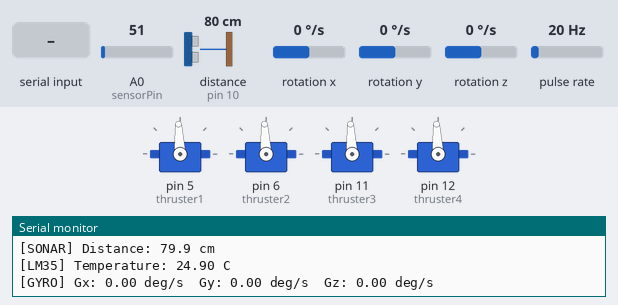
The sketch below on a simulated Arduino Uno, built with avr-gcc and run on an emulated ATmega328P. Shown: 4 × servo, the last lines printed to the serial monitor. Wiring (inferred from the names in the program): ultrasonic range finder: trigger pin 9; echo pin 10; pulse sensor: data pin 2; MPU-9250 motion sensor at I2C address 0x68. The inputs (shaded band) are chosen by the test bench; at power-on: rotation x 0 °/s, A0 (sensorPin) = 51, distance to the obstacle (sensor on pin 10) 80 cm, rotation y 0 °/s, rotation z 0 °/s, pulse rate 20 Hz. The echo pulse lasts 58.3 µs per cm.

Above: at 6.2 s.
6.3 s: "q\n" received over Serial
At 7.4 s:
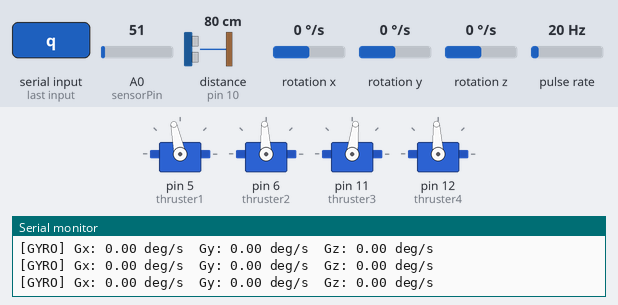
7.8 s: "e\n" received over Serial
At 8.6 s:
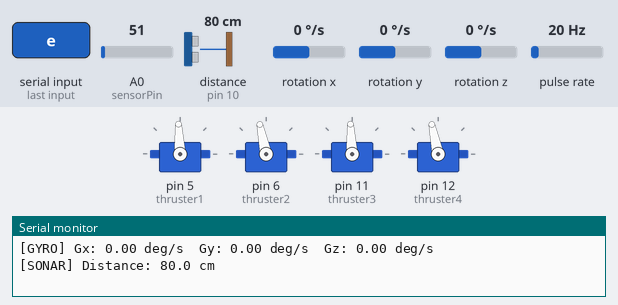
9.3 s: "z\n" received over Serial
At 9.7 s:
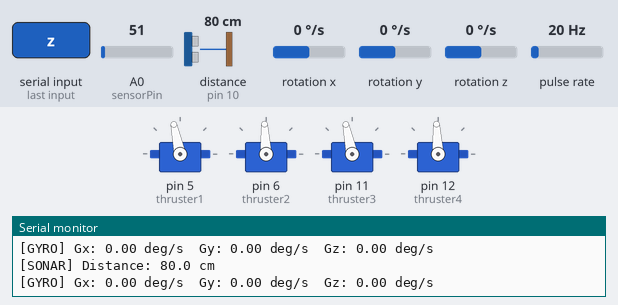
10.8 s: "d\n" received over Serial
At 12.0 s:
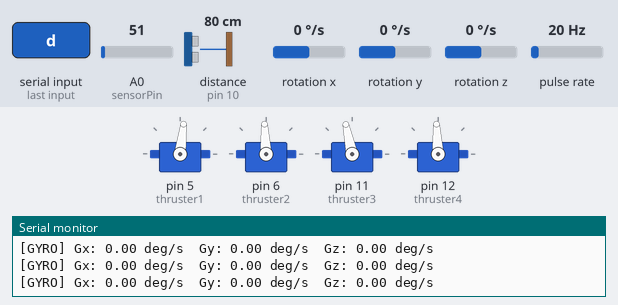
12.3 s: rotation x set to -2 °/s
Timing chart, 0 to 15.3 s (numbered marks = the images above; inputs shaded):
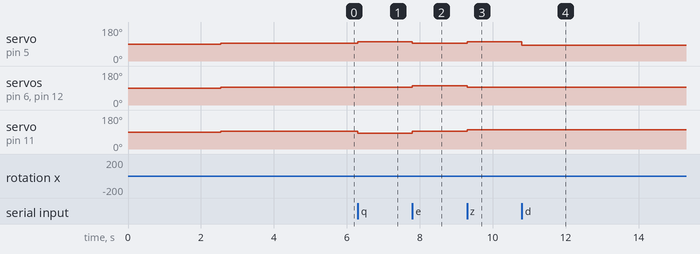

Measured:
- after the input at 6.3 s, servo on pin 5 (thruster1): 93° → 102° at once; servo on pin 11 (thruster3): 93° → 83° at once
- after the input at 7.8 s, servo on pin 5 (thruster1): 102° → 93° at once; servo on pin 6 (thruster2), servo on pin 12 (thruster4): 93° → 102° at once; servo on pin 11 (thruster3): 83° → 93° at once
- after the input at 9.3 s, servo on pin 5 (thruster1), servo on pin 11 (thruster3): 93° → 102° at once; servo on pin 6 (thruster2), servo on pin 12 (thruster4): 102° → 93° at once
- after the input at 10.8 s, servo on pin 5 (thruster1): 102° → 83° at once

The sketch:

temp.ino
```cpp
#include <Wire.h>
#include <Servo.h>

// ================================================================
//  MPU9250 GYROSCOPE
// ================================================================
const uint8_t MPU_ADDR = 0x68;

const uint8_t REG_SMPLRT_DIV   = 0x19;
const uint8_t REG_CONFIG       = 0x1A;
const uint8_t REG_GYRO_CONFIG  = 0x1B;
const uint8_t REG_PWR_MGMT_1   = 0x6B;
const uint8_t REG_GYRO_XOUT_H  = 0x43;
const uint8_t REG_WHO_AM_I     = 0x75;

const uint8_t FS_SEL = 0;
const float GYRO_SENSITIVITY[] = {131.0, 65.5, 32.8, 16.4};
const float GYRO_SCALE = GYRO_SENSITIVITY[FS_SEL];

float gyroOffsetX = 0.0;
float gyroOffsetY = 0.0;
float gyroOffsetZ = 0.0;

const int   CALIBRATION_SAMPLES  = 1000;
const uint8_t CALIBRATION_DELAY_MS = 2;

// ================================================================
//  JSN-SR04T ULTRASONIC SENSOR
// ================================================================
const int trigPin = 9;
const int echoPin = 10;
const float SPEED_OF_SOUND = 34300.0;

// ================================================================
//  SERVO THRUSTERS — forwardSpeed read via serial
// ================================================================
Servo thruster1;
Servo thruster2;
Servo thruster3;
Servo thruster4;

int forwardSpeed    = 1600;

// ================================================================
//  SERIAL COMMAND BUFFER
// ================================================================
const byte CMD_BUF_SIZE = 20;
char cmdBuffer[CMD_BUF_SIZE];
byte cmdIndex = 0;

// ================================================================
//  LM35 TEMPERATURE SENSOR
// ================================================================
const int sensorPin = A0;

// ================================================================
//  YF-S401 FLOW, PRESSURE & DEPTH ESTIMATOR
// ================================================================
#define FLOW_SENSOR_PIN    2       // Must be interrupt-capable (D2 or D3)
#define CALIBRATION_FACTOR 98.0
#define FLOW_THRESHOLD     0.1
#define PRESSURE_K         0.28

// Tank dimensions — CHANGE THESE TO MATCH YOUR TANK (metres)
#define TANK_LENGTH_M 0.50
#define TANK_WIDTH_M  0.30
// For circular tank comment the above and use:
// #define TANK_DIAMETER_M 0.50

float tankAreaM2;

volatile unsigned int pulseCount = 0;
float flowRate       = 0.0;    // L/min
float totalVolume    = 0.0;    // Litres
float estPressureKpa = 0.0;    // kPa
float estDepthM      = 0.0;    // Metres

// ================================================================
//  TIMING (millis-based for each subsystem)
// ================================================================
unsigned long gyroPrevMillis       = 0;
unsigned long ultrasonicPrevMillis = 0;
unsigned long tempPrevMillis       = 0;
unsigned long flowPrevMillis       = 0;

const long gyroInterval       = 100;   // 10 Hz
const long ultrasonicInterval = 500;   // 2 Hz
const long tempInterval       = 1000;  // 1 Hz
const long flowInterval       = 1000;  // 1 Hz

// ================================================================
//  HELPER – inverted speed mirrors forwardSpeed
// ================================================================
int invertedSpeed() {
  return 3000 - forwardSpeed;
}

// ================================================================
//  FLOW SENSOR ISR
// ================================================================
void pulseCounter() {
  pulseCount++;
}

// ================================================================
//  SETUP
// ================================================================
void setup() {
  Serial.begin(115200);
  while (!Serial);

  // ---------- MPU9250 init ----------
  Wire.begin();
  Wire.setClock(400000);

  uint8_t whoAmI = readRegister(REG_WHO_AM_I);
  Serial.print("WHO_AM_I: 0x");
  Serial.println(whoAmI, HEX);

  if (whoAmI != 0x71 && whoAmI != 0x73 && whoAmI != 0x68 && whoAmI != 0x70) {
    Serial.println("Warning: Sensor not found! Check wiring and address.");
    while (1);
  }

  writeRegister(REG_PWR_MGMT_1, 0x00);
  delay(100);
  writeRegister(REG_SMPLRT_DIV, 0x07);
  writeRegister(REG_CONFIG, 0x00);
  writeRegister(REG_GYRO_CONFIG, FS_SEL << 3);

  Serial.println(F("\n[MPU9250] Gyroscope Initialized"));
  Serial.print(F("  Full-Scale Range: +/-"));
  Serial.print(250 * (1 << FS_SEL));
  Serial.println(F(" deg/s"));
  Serial.print(F("  Sensitivity: "));
  Serial.println(GYRO_SCALE);

  calibrateGyro();

  // ---------- JSN-SR04T init ----------
  pinMode(trigPin, OUTPUT);
  pinMode(echoPin, INPUT);
  digitalWrite(trigPin, LOW);
  delay(100);
  Serial.println(F("\n[JSN-SR04T] Distance Sensor Ready"));

  // ---------- Servo Thrusters init ----------
  thruster1.attach(5);
  thruster2.attach(6);
  thruster3.attach(11);
  thruster4.attach(12);
  stopAll();
  delay(2000);
  Serial.println(F("[Thrusters] Ready"));
  Serial.print(F("  forwardSpeed = "));
  Serial.println(forwardSpeed);
  Serial.println(F("  Commands: z/s/d/q/e/a/space | f<value> to set speed (1100-1900)"));

  // ---------- LM35 init ----------
  pinMode(sensorPin, INPUT);
  Serial.println(F("[LM35] Temperature Sensor Ready"));

  // ---------- YF-S401 Flow Sensor init ----------
  pinMode(FLOW_SENSOR_PIN, INPUT_PULLUP);
  attachInterrupt(digitalPinToInterrupt(FLOW_SENSOR_PIN), pulseCounter, FALLING);

  // Calculate tank area (m²) — choose your shape:
  // 1. Rectangular:
  tankAreaM2 = TANK_LENGTH_M * TANK_WIDTH_M;
  // 2. Circular (comment above, uncomment below):
  // tankAreaM2 = 3.14159 * (TANK_DIAMETER_M / 2.0) * (TANK_DIAMETER_M / 2.0);

  flowPrevMillis = millis();
  Serial.println(F("[YF-S401] Flow / Pressure / Depth Sensor Ready"));

  Serial.println(F("\n=================================================================="));
  Serial.println(F(" All Systems Online"));
  Serial.println(F("==================================================================\n"));
  delay(500);
}

// ================================================================
//  LOOP
// ================================================================
void loop() {
  unsigned long currentMillis = millis();

  // ---- Thruster serial command (every iteration) ----
  handleThrusterCommand();

  // ---- Gyroscope read ----
  if (currentMillis - gyroPrevMillis >= gyroInterval) {
    gyroPrevMillis = currentMillis;
    float gx, gy, gz;
    readGyro(gx, gy, gz);
    Serial.print("[GYRO] Gx: "); Serial.print(gx, 2);
    Serial.print(" deg/s  Gy: "); Serial.print(gy, 2);
    Serial.print(" deg/s  Gz: "); Serial.print(gz, 2);
    Serial.println(" deg/s");
  }

  // ---- Ultrasonic read ----
  if (currentMillis - ultrasonicPrevMillis >= ultrasonicInterval) {
    ultrasonicPrevMillis = currentMillis;
    float distance = measureDistance();
    if (distance >= 0) {
      Serial.print("[SONAR] Distance: "); Serial.print(distance, 1);
      Serial.println(" cm");
    } else {
      Serial.println("[SONAR] Error: No echo (out of range)");
    }
  }

  // ---- Temperature read ----
  if (currentMillis - tempPrevMillis >= tempInterval) {
    tempPrevMillis = currentMillis;
    int reading = analogRead(sensorPin);
    float voltage = reading * (5.0 / 1024.0);
    float temperatureC = voltage * 100;
    Serial.print("[LM35] Temperature: "); Serial.print(temperatureC);
    Serial.println(" C");
  }

  // ---- Flow / Pressure / Depth read ----
  if (currentMillis - flowPrevMillis >= flowInterval) {
    flowPrevMillis = currentMillis;
    readFlowSensor();
  }
}

// ================================================================
//  YF-S401 – Read Flow Sensor & Compute Pressure / Depth
// ================================================================
void readFlowSensor() {
  // Safely read and reset pulse count
  noInterrupts();
  unsigned int count = pulseCount;
  pulseCount = 0;
  interrupts();

  // ---- Flow Rate (L/min) ----
  flowRate = (float)count / CALIBRATION_FACTOR;
  if (flowRate < FLOW_THRESHOLD) flowRate = 0.0;

  // ---- Total Volume (Litres) ----
  totalVolume += (flowRate / 60.0);

  // ---- Estimated Pressure Drop (kPa) ----
  if (flowRate > 0.0) {
    estPressureKpa = PRESSURE_K * (flowRate * flowRate);
  } else {
    estPressureKpa = 0.0;
  }

  // ---- Estimated Depth (Metres) ----
  if (tankAreaM2 > 0.0) {
    float volumeM3 = totalVolume / 1000.0;
    estDepthM = volumeM3 / tankAreaM2;
  } else {
    estDepthM = 0.0;
  }

  // Convert pressure to PSI (optional)
  float estPressurePsi = estPressureKpa * 0.145038;

  // ---- Print ----
  Serial.print("[FLOW] Flow: ");
  Serial.print(flowRate, 2);
  Serial.print(" L/min | Vol: ");
  Serial.print(totalVolume, 3);
  Serial.print(" L | Pres: ");
  Serial.print(estPressureKpa, 2);
  Serial.print(" kPa (");
  Serial.print(estPressurePsi, 2);
  Serial.print(" psi) | Depth: ");
  Serial.print(estDepthM, 3);
  Serial.println(" m");
}

// ================================================================
//  THRUSTER COMMAND HANDLER (non-blocking, line-buffered)
// ================================================================
void handleThrusterCommand() {
  while (Serial.available()) {
    char c = Serial.read();

    if (c == '\n' || c == '\r') {
      if (cmdIndex > 0) {
        cmdBuffer[cmdIndex] = '\0';
        processCommand(cmdBuffer);
        cmdIndex = 0;
      }
    } else {
      if (cmdIndex < CMD_BUF_SIZE - 1) {
        cmdBuffer[cmdIndex++] = c;
      }
    }
  }
}

// ================================================================
//  PROCESS ONE COMPLETED COMMAND LINE
// ================================================================
void processCommand(const char* cmd) {

  // ---- Set forward speed: "f1600", "F1500", "f 1600" ----
  if (cmd[0] == 'f' || cmd[0] == 'F') {
    int startIdx = 1;
    while (cmd[startIdx] == ' ') startIdx++;

    int newSpeed = atoi(&cmd[startIdx]);

    if (newSpeed >= 1100 && newSpeed <= 1900) {
      forwardSpeed = newSpeed;
      Serial.print("[THR] forwardSpeed set to ");
      Serial.print(forwardSpeed);
      Serial.print("  invertedSpeed = ");
      Serial.println(invertedSpeed());
    } else {
      Serial.println("[THR] ERROR: Speed must be 1100-1900 us");
      Serial.print("[THR] Current forwardSpeed remains ");
      Serial.println(forwardSpeed);
    }
    return;
  }

  // ---- Single-character movement commands ----
  if (strlen(cmd) == 1) {
    int inv = invertedSpeed();
    switch (cmd[0]) {
      case 'z':
        thruster1.writeMicroseconds(forwardSpeed);
        thruster3.writeMicroseconds(forwardSpeed);
        thruster4.writeMicroseconds(1500);
        thruster2.writeMicroseconds(1500);
        Serial.println("[THR] Forward");
        break;
      case 's':
        thruster1.writeMicroseconds(inv);
        thruster3.writeMicroseconds(inv);
        thruster4.writeMicroseconds(1500);
        thruster2.writeMicroseconds(1500);
        Serial.println("[THR] Backward");
        break;
      case 'd':
        thruster1.writeMicroseconds(inv);
        thruster3.writeMicroseconds(forwardSpeed);
        thruster4.writeMicroseconds(1500);
        thruster2.writeMicroseconds(1500);
        Serial.println("[THR] Turn Right");
        break;
      case 'q':
        thruster1.writeMicroseconds(forwardSpeed);
        thruster3.writeMicroseconds(inv);
        thruster4.writeMicroseconds(1500);
        thruster2.writeMicroseconds(1500);
        Serial.println("[THR] Turn Left");
        break;
      case 'e':
        thruster1.writeMicroseconds(1500);
        thruster3.writeMicroseconds(1500);
        thruster4.writeMicroseconds(forwardSpeed);
        thruster2.writeMicroseconds(forwardSpeed);
        Serial.println("[THR] Strafe Right");
        break;
      case 'a':
        thruster1.writeMicroseconds(1500);
        thruster3.writeMicroseconds(1500);
        thruster4.writeMicroseconds(inv);
        thruster2.writeMicroseconds(inv);
        Serial.println("[THR] Strafe Left");
        break;
      case ' ':
        stopAll();
        Serial.println("[THR] Stop");
        break;
      default:
        Serial.print("[THR] Unknown command: ");
        Serial.println(cmd[0]);
        break;
    }
    return;
  }

  Serial.print("[THR] Unknown command: ");
  Serial.println(cmd);
}

// ================================================================
//  STOP ALL THRUSTERS
// ================================================================
void stopAll() {
  thruster1.writeMicroseconds(1500);
  thruster2.writeMicroseconds(1500);
  thruster3.writeMicroseconds(1500);
  thruster4.writeMicroseconds(1500);
}

// ================================================================
//  MPU9250 – Read Gyroscope
// ================================================================
void readGyro(float &gx, float &gy, float &gz) {
  Wire.beginTransmission(MPU_ADDR);
  Wire.write(REG_GYRO_XOUT_H);
  Wire.endTransmission(false);
  Wire.requestFrom(MPU_ADDR, (uint8_t)6);

  int16_t rawX = (Wire.read() << 8) | Wire.read();
  int16_t rawY = (Wire.read() << 8) | Wire.read();
  int16_t rawZ = (Wire.read() << 8) | Wire.read();

  gx = (rawX / GYRO_SCALE) - gyroOffsetX;
  gy = (rawY / GYRO_SCALE) - gyroOffsetY;
  gz = (rawZ / GYRO_SCALE) - gyroOffsetZ;
}

// ================================================================
//  MPU9250 – Calibrate Gyroscope
// ================================================================
void calibrateGyro() {
  Serial.println(F("\n[MPU9250] Calibrating gyroscope — KEEP SENSOR STILL..."));

  long sumX = 0, sumY = 0, sumZ = 0;

  for (int i = 0; i < CALIBRATION_SAMPLES; i++) {
    Wire.beginTransmission(MPU_ADDR);
    Wire.write(REG_GYRO_XOUT_H);
    Wire.endTransmission(false);
    Wire.requestFrom(MPU_ADDR, (uint8_t)6);

    int16_t rawX = (Wire.read() << 8) | Wire.read();
    int16_t rawY = (Wire.read() << 8) | Wire.read();
    int16_t rawZ = (Wire.read() << 8) | Wire.read();

    sumX += rawX;
    sumY += rawY;
    sumZ += rawZ;

    delay(CALIBRATION_DELAY_MS);
  }

  gyroOffsetX = (sumX / (float)CALIBRATION_SAMPLES) / GYRO_SCALE;
  gyroOffsetY = (sumY / (float)CALIBRATION_SAMPLES) / GYRO_SCALE;
  gyroOffsetZ = (sumZ / (float)CALIBRATION_SAMPLES) / GYRO_SCALE;

  Serial.println(F("[MPU9250] Calibration complete!"));
  Serial.print(F("  Offset X: ")); Serial.print(gyroOffsetX, 4); Serial.println(" deg/s");
  Serial.print(F("  Offset Y: ")); Serial.print(gyroOffsetY, 4); Serial.println(" deg/s");
  Serial.print(F("  Offset Z: ")); Serial.print(gyroOffsetZ, 4); Serial.println(" deg/s");
}

// ================================================================
//  MPU9250 – I2C Helpers
// ================================================================
void writeRegister(uint8_t reg, uint8_t value) {
  Wire.beginTransmission(MPU_ADDR);
  Wire.write(reg);
  Wire.write(value);
  Wire.endTransmission();
}

uint8_t readRegister(uint8_t reg) {
  Wire.beginTransmission(MPU_ADDR);
  Wire.write(reg);
  Wire.endTransmission(false);
  Wire.requestFrom(MPU_ADDR, (uint8_t)1);
  return Wire.read();
}

// ================================================================
//  JSN-SR04T – Measure Distance
// ================================================================
float measureDistance() {
  digitalWrite(trigPin, LOW);
  delayMicroseconds(2);
  digitalWrite(trigPin, HIGH);
  delayMicroseconds(10);
  digitalWrite(trigPin, LOW);

  long duration = pulseIn(echoPin, HIGH, 30000);

  if (duration == 0) {
    return -1.0;
  }

  float distance = (duration * SPEED_OF_SOUND) / 2000000.0;
  return distance;
}
```
